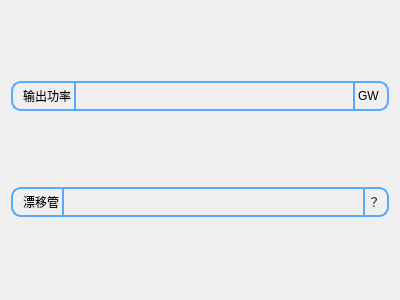
<?xml version="1.0" encoding="UTF-8"?>
<ui version="4.0">
 <class>SetingOut</class>
 <widget class="QWidget" name="SetingOut">
  <property name="geometry">
   <rect>
    <x>0</x>
    <y>0</y>
    <width>400</width>
    <height>300</height>
   </rect>
  </property>
  <property name="windowTitle">
   <string>Form</string>
  </property>
  <layout class="QVBoxLayout" name="verticalLayout">
   <item>
    <widget class="QWidget" name="widget" native="true">
     <property name="sizePolicy">
      <sizepolicy hsizetype="Preferred" vsizetype="Fixed">
       <horstretch>0</horstretch>
       <verstretch>0</verstretch>
      </sizepolicy>
     </property>
     <property name="minimumSize">
      <size>
       <width>0</width>
       <height>30</height>
      </size>
     </property>
     <property name="styleSheet">
      <string notr="true">.QWidget{
	border-width:2px;
	border-style:solid;
	border-radius:10px;
	
	border-color: rgb(85, 170, 255);
}
QWidget{
font: 75 12pt &quot;微软雅黑&quot;;
}
</string>
     </property>
     <layout class="QHBoxLayout" name="horizontalLayout">
      <property name="spacing">
       <number>3</number>
      </property>
      <property name="leftMargin">
       <number>9</number>
      </property>
      <property name="topMargin">
       <number>0</number>
      </property>
      <property name="rightMargin">
       <number>9</number>
      </property>
      <property name="bottomMargin">
       <number>0</number>
      </property>
      <item>
       <widget class="QLabel" name="label">
        <property name="styleSheet">
         <string notr="true">.QLabel{
	border-right-width:2px;
	border-style:solid;	
	border-color: rgb(85, 170, 255);
}</string>
        </property>
        <property name="text">
         <string>输出功率</string>
        </property>
       </widget>
      </item>
      <item>
       <widget class="QLineEdit" name="lineEdit">
        <property name="sizePolicy">
         <sizepolicy hsizetype="Expanding" vsizetype="Expanding">
          <horstretch>0</horstretch>
          <verstretch>0</verstretch>
         </sizepolicy>
        </property>
        <property name="styleSheet">
         <string notr="true">.QLineEdit{
	border-right-width:2px;
	border-style:solid;
	border-color: rgb(85, 170, 255);
    margin:0;
	padding:0;
	background-color: rgba(255, 255, 255,0);
}</string>
        </property>
       </widget>
      </item>
      <item>
       <widget class="QLabel" name="label_2">
        <property name="text">
         <string>GW</string>
        </property>
       </widget>
      </item>
     </layout>
    </widget>
   </item>
   <item>
    <widget class="QWidget" name="widget_2" native="true">
     <property name="sizePolicy">
      <sizepolicy hsizetype="Preferred" vsizetype="Fixed">
       <horstretch>0</horstretch>
       <verstretch>0</verstretch>
      </sizepolicy>
     </property>
     <property name="minimumSize">
      <size>
       <width>0</width>
       <height>30</height>
      </size>
     </property>
     <property name="styleSheet">
      <string notr="true">.QWidget{
	border-width:2px;
	border-style:solid;
	border-radius:10px;
	
	border-color: rgb(85, 170, 255);
}
QWidget{
font: 75 12pt &quot;微软雅黑&quot;;
}
</string>
     </property>
     <layout class="QHBoxLayout" name="horizontalLayout_2">
      <property name="spacing">
       <number>3</number>
      </property>
      <property name="leftMargin">
       <number>9</number>
      </property>
      <property name="topMargin">
       <number>0</number>
      </property>
      <property name="rightMargin">
       <number>9</number>
      </property>
      <property name="bottomMargin">
       <number>0</number>
      </property>
      <item>
       <widget class="QLabel" name="label_3">
        <property name="styleSheet">
         <string notr="true">.QLabel{
	border-right-width:2px;
	border-style:solid;	
	border-color: rgb(85, 170, 255);
}</string>
        </property>
        <property name="text">
         <string>漂移管</string>
        </property>
       </widget>
      </item>
      <item>
       <widget class="QLineEdit" name="lineEdit_2">
        <property name="sizePolicy">
         <sizepolicy hsizetype="Expanding" vsizetype="Expanding">
          <horstretch>0</horstretch>
          <verstretch>0</verstretch>
         </sizepolicy>
        </property>
        <property name="styleSheet">
         <string notr="true">.QLineEdit{
	border-right-width:2px;
	border-style:solid;
	border-color: rgb(85, 170, 255);
    margin:0;
	padding:0;
	background-color: rgba(255, 255, 255,0);
}</string>
        </property>
       </widget>
      </item>
      <item>
       <widget class="QLabel" name="label_4">
        <property name="text">
         <string>？</string>
        </property>
       </widget>
      </item>
     </layout>
    </widget>
   </item>
  </layout>
 </widget>
 <resources/>
 <connections/>
</ui>
